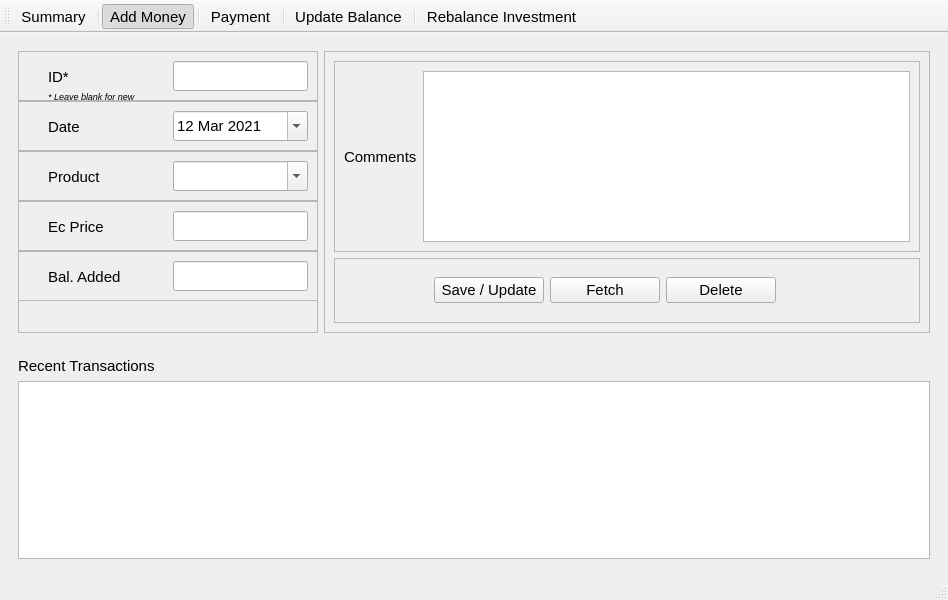
<?xml version="1.0" encoding="UTF-8"?>
<ui version="4.0">
 <class>MainWindow</class>
 <widget class="QMainWindow" name="MainWindow">
  <property name="geometry">
   <rect>
    <x>0</x>
    <y>0</y>
    <width>948</width>
    <height>600</height>
   </rect>
  </property>
  <property name="font">
   <font>
    <family>Segoe UI</family>
    <pointsize>11</pointsize>
   </font>
  </property>
  <property name="windowTitle">
   <string>Mobile Recharge Tracker</string>
  </property>
  <widget class="QWidget" name="centralwidget">
   <layout class="QHBoxLayout" name="horizontalLayout">
    <item>
     <layout class="QVBoxLayout" name="verticalLayout">
      <item>
       <widget class="QWidget" name="wid1_topSection" native="true">
        <property name="sizePolicy">
         <sizepolicy hsizetype="Expanding" vsizetype="Fixed">
          <horstretch>0</horstretch>
          <verstretch>0</verstretch>
         </sizepolicy>
        </property>
        <property name="minimumSize">
         <size>
          <width>0</width>
          <height>300</height>
         </size>
        </property>
        <property name="maximumSize">
         <size>
          <width>16777215</width>
          <height>300</height>
         </size>
        </property>
        <property name="autoFillBackground">
         <bool>false</bool>
        </property>
        <layout class="QHBoxLayout" name="horizontalLayout_2">
         <item>
          <widget class="QFrame" name="frame1_left">
           <property name="sizePolicy">
            <sizepolicy hsizetype="Fixed" vsizetype="Preferred">
             <horstretch>0</horstretch>
             <verstretch>0</verstretch>
            </sizepolicy>
           </property>
           <property name="minimumSize">
            <size>
             <width>300</width>
             <height>0</height>
            </size>
           </property>
           <property name="maximumSize">
            <size>
             <width>300</width>
             <height>16777215</height>
            </size>
           </property>
           <property name="sizeIncrement">
            <size>
             <width>0</width>
             <height>0</height>
            </size>
           </property>
           <property name="frameShape">
            <enum>QFrame::StyledPanel</enum>
           </property>
           <property name="frameShadow">
            <enum>QFrame::Raised</enum>
           </property>
           <widget class="QFrame" name="qf1_ID">
            <property name="geometry">
             <rect>
              <x>0</x>
              <y>0</y>
              <width>300</width>
              <height>50</height>
             </rect>
            </property>
            <property name="sizePolicy">
             <sizepolicy hsizetype="Preferred" vsizetype="Preferred">
              <horstretch>0</horstretch>
              <verstretch>0</verstretch>
             </sizepolicy>
            </property>
            <property name="frameShape">
             <enum>QFrame::StyledPanel</enum>
            </property>
            <property name="frameShadow">
             <enum>QFrame::Raised</enum>
            </property>
            <widget class="QLabel" name="label_ID">
             <property name="geometry">
              <rect>
               <x>30</x>
               <y>3</y>
               <width>120</width>
               <height>45</height>
              </rect>
             </property>
             <property name="text">
              <string>ID*</string>
             </property>
            </widget>
            <widget class="QLineEdit" name="lineEdit_ID">
             <property name="geometry">
              <rect>
               <x>155</x>
               <y>10</y>
               <width>135</width>
               <height>30</height>
              </rect>
             </property>
            </widget>
            <widget class="QLabel" name="label_ID_2">
             <property name="geometry">
              <rect>
               <x>30</x>
               <y>30</y>
               <width>120</width>
               <height>30</height>
              </rect>
             </property>
             <property name="font">
              <font>
               <pointsize>7</pointsize>
               <italic>true</italic>
              </font>
             </property>
             <property name="text">
              <string>* Leave blank for new</string>
             </property>
            </widget>
           </widget>
           <widget class="QFrame" name="qf2_Date">
            <property name="geometry">
             <rect>
              <x>0</x>
              <y>50</y>
              <width>300</width>
              <height>50</height>
             </rect>
            </property>
            <property name="sizePolicy">
             <sizepolicy hsizetype="Preferred" vsizetype="Preferred">
              <horstretch>0</horstretch>
              <verstretch>0</verstretch>
             </sizepolicy>
            </property>
            <property name="frameShape">
             <enum>QFrame::StyledPanel</enum>
            </property>
            <property name="frameShadow">
             <enum>QFrame::Raised</enum>
            </property>
            <widget class="QLabel" name="alabel_Date">
             <property name="geometry">
              <rect>
               <x>30</x>
               <y>3</y>
               <width>120</width>
               <height>45</height>
              </rect>
             </property>
             <property name="text">
              <string>Date</string>
             </property>
            </widget>
            <widget class="QDateEdit" name="dateEdit">
             <property name="geometry">
              <rect>
               <x>155</x>
               <y>10</y>
               <width>135</width>
               <height>30</height>
              </rect>
             </property>
             <property name="sizePolicy">
              <sizepolicy hsizetype="Expanding" vsizetype="Fixed">
               <horstretch>0</horstretch>
               <verstretch>0</verstretch>
              </sizepolicy>
             </property>
             <property name="dateTime">
              <datetime>
               <hour>0</hour>
               <minute>0</minute>
               <second>0</second>
               <year>2021</year>
               <month>3</month>
               <day>12</day>
              </datetime>
             </property>
             <property name="minimumDate">
              <date>
               <year>2020</year>
               <month>1</month>
               <day>1</day>
              </date>
             </property>
             <property name="calendarPopup">
              <bool>true</bool>
             </property>
            </widget>
           </widget>
           <widget class="QFrame" name="qf3_Product">
            <property name="geometry">
             <rect>
              <x>0</x>
              <y>100</y>
              <width>300</width>
              <height>50</height>
             </rect>
            </property>
            <property name="sizePolicy">
             <sizepolicy hsizetype="Preferred" vsizetype="Preferred">
              <horstretch>0</horstretch>
              <verstretch>0</verstretch>
             </sizepolicy>
            </property>
            <property name="frameShape">
             <enum>QFrame::StyledPanel</enum>
            </property>
            <property name="frameShadow">
             <enum>QFrame::Raised</enum>
            </property>
            <widget class="QLabel" name="alabel_Product">
             <property name="geometry">
              <rect>
               <x>30</x>
               <y>3</y>
               <width>120</width>
               <height>45</height>
              </rect>
             </property>
             <property name="text">
              <string>Product</string>
             </property>
            </widget>
            <widget class="QLineEdit" name="lineEdit_Product">
             <property name="geometry">
              <rect>
               <x>155</x>
               <y>10</y>
               <width>135</width>
               <height>30</height>
              </rect>
             </property>
            </widget>
            <widget class="QComboBox" name="comboBox">
             <property name="geometry">
              <rect>
               <x>155</x>
               <y>10</y>
               <width>135</width>
               <height>30</height>
              </rect>
             </property>
             <property name="sizePolicy">
              <sizepolicy hsizetype="Expanding" vsizetype="Fixed">
               <horstretch>0</horstretch>
               <verstretch>0</verstretch>
              </sizepolicy>
             </property>
             <property name="editable">
              <bool>true</bool>
             </property>
             <property name="modelColumn">
              <number>0</number>
             </property>
            </widget>
           </widget>
           <widget class="QFrame" name="qf4_EcPrice">
            <property name="geometry">
             <rect>
              <x>0</x>
              <y>150</y>
              <width>300</width>
              <height>50</height>
             </rect>
            </property>
            <property name="sizePolicy">
             <sizepolicy hsizetype="Preferred" vsizetype="Preferred">
              <horstretch>0</horstretch>
              <verstretch>0</verstretch>
             </sizepolicy>
            </property>
            <property name="frameShape">
             <enum>QFrame::StyledPanel</enum>
            </property>
            <property name="frameShadow">
             <enum>QFrame::Raised</enum>
            </property>
            <widget class="QLabel" name="label_EcPrice">
             <property name="geometry">
              <rect>
               <x>30</x>
               <y>3</y>
               <width>120</width>
               <height>45</height>
              </rect>
             </property>
             <property name="text">
              <string>Ec Price</string>
             </property>
            </widget>
            <widget class="QLineEdit" name="lineEdit_EcPrice">
             <property name="geometry">
              <rect>
               <x>155</x>
               <y>10</y>
               <width>135</width>
               <height>30</height>
              </rect>
             </property>
            </widget>
           </widget>
           <widget class="QFrame" name="qf5_balAdded">
            <property name="geometry">
             <rect>
              <x>0</x>
              <y>200</y>
              <width>300</width>
              <height>50</height>
             </rect>
            </property>
            <property name="sizePolicy">
             <sizepolicy hsizetype="Preferred" vsizetype="Preferred">
              <horstretch>0</horstretch>
              <verstretch>0</verstretch>
             </sizepolicy>
            </property>
            <property name="frameShape">
             <enum>QFrame::StyledPanel</enum>
            </property>
            <property name="frameShadow">
             <enum>QFrame::Raised</enum>
            </property>
            <widget class="QLabel" name="label_balAdded">
             <property name="geometry">
              <rect>
               <x>30</x>
               <y>3</y>
               <width>120</width>
               <height>45</height>
              </rect>
             </property>
             <property name="text">
              <string>Bal. Added</string>
             </property>
            </widget>
            <widget class="QLineEdit" name="lineEdit_balAdded">
             <property name="geometry">
              <rect>
               <x>155</x>
               <y>10</y>
               <width>135</width>
               <height>30</height>
              </rect>
             </property>
            </widget>
           </widget>
          </widget>
         </item>
         <item>
          <widget class="QFrame" name="frame2_right">
           <property name="frameShape">
            <enum>QFrame::StyledPanel</enum>
           </property>
           <property name="frameShadow">
            <enum>QFrame::Raised</enum>
           </property>
           <layout class="QVBoxLayout" name="verticalLayout_2">
            <item>
             <widget class="QFrame" name="frame">
              <property name="frameShape">
               <enum>QFrame::StyledPanel</enum>
              </property>
              <property name="frameShadow">
               <enum>QFrame::Raised</enum>
              </property>
              <layout class="QHBoxLayout" name="horizontalLayout_5">
               <item>
                <widget class="QLabel" name="label">
                 <property name="text">
                  <string>Comments</string>
                 </property>
                </widget>
               </item>
               <item>
                <widget class="QTextEdit" name="textEdit"/>
               </item>
              </layout>
             </widget>
            </item>
            <item>
             <widget class="QFrame" name="frame_2">
              <property name="sizePolicy">
               <sizepolicy hsizetype="Preferred" vsizetype="Fixed">
                <horstretch>0</horstretch>
                <verstretch>0</verstretch>
               </sizepolicy>
              </property>
              <property name="minimumSize">
               <size>
                <width>0</width>
                <height>65</height>
               </size>
              </property>
              <property name="maximumSize">
               <size>
                <width>16777215</width>
                <height>65</height>
               </size>
              </property>
              <property name="frameShape">
               <enum>QFrame::StyledPanel</enum>
              </property>
              <property name="frameShadow">
               <enum>QFrame::Raised</enum>
              </property>
              <layout class="QHBoxLayout" name="horizontalLayout_4">
               <item>
                <spacer name="horizontalSpacer">
                 <property name="orientation">
                  <enum>Qt::Horizontal</enum>
                 </property>
                 <property name="sizeType">
                  <enum>QSizePolicy::Fixed</enum>
                 </property>
                 <property name="sizeHint" stdset="0">
                  <size>
                   <width>90</width>
                   <height>20</height>
                  </size>
                 </property>
                </spacer>
               </item>
               <item>
                <widget class="QPushButton" name="btn1_sav">
                 <property name="sizePolicy">
                  <sizepolicy hsizetype="Minimum" vsizetype="Fixed">
                   <horstretch>0</horstretch>
                   <verstretch>0</verstretch>
                  </sizepolicy>
                 </property>
                 <property name="minimumSize">
                  <size>
                   <width>110</width>
                   <height>0</height>
                  </size>
                 </property>
                 <property name="text">
                  <string>Save / Update</string>
                 </property>
                </widget>
               </item>
               <item>
                <widget class="QPushButton" name="btn2_fetch">
                 <property name="minimumSize">
                  <size>
                   <width>110</width>
                   <height>0</height>
                  </size>
                 </property>
                 <property name="text">
                  <string>Fetch</string>
                 </property>
                </widget>
               </item>
               <item>
                <widget class="QPushButton" name="btn3_delete">
                 <property name="minimumSize">
                  <size>
                   <width>110</width>
                   <height>0</height>
                  </size>
                 </property>
                 <property name="text">
                  <string>Delete</string>
                 </property>
                </widget>
               </item>
               <item>
                <spacer name="horizontalSpacer_2">
                 <property name="orientation">
                  <enum>Qt::Horizontal</enum>
                 </property>
                 <property name="sizeHint" stdset="0">
                  <size>
                   <width>40</width>
                   <height>20</height>
                  </size>
                 </property>
                </spacer>
               </item>
              </layout>
             </widget>
            </item>
           </layout>
          </widget>
         </item>
        </layout>
       </widget>
      </item>
      <item>
       <widget class="QWidget" name="wid2_bottomSection" native="true">
        <layout class="QVBoxLayout" name="verticalLayout_3">
         <item>
          <widget class="QLabel" name="label_2">
           <property name="text">
            <string>Recent Transactions</string>
           </property>
          </widget>
         </item>
         <item>
          <widget class="QTableWidget" name="tableWidget"/>
         </item>
        </layout>
       </widget>
      </item>
     </layout>
    </item>
   </layout>
  </widget>
  <widget class="QStatusBar" name="statusbar"/>
  <widget class="QToolBar" name="toolBar">
   <property name="windowTitle">
    <string>toolBar</string>
   </property>
   <property name="allowedAreas">
    <set>Qt::AllToolBarAreas</set>
   </property>
   <property name="toolButtonStyle">
    <enum>Qt::ToolButtonTextOnly</enum>
   </property>
   <attribute name="toolBarArea">
    <enum>TopToolBarArea</enum>
   </attribute>
   <attribute name="toolBarBreak">
    <bool>false</bool>
   </attribute>
   <addaction name="tool_summary"/>
   <addaction name="separator"/>
   <addaction name="tool_addMoney"/>
   <addaction name="separator"/>
   <addaction name="tool_payment"/>
   <addaction name="separator"/>
   <addaction name="tool_updateBalance"/>
   <addaction name="separator"/>
   <addaction name="tool_rebalanceInvestment"/>
  </widget>
  <action name="tool_addMoney">
   <property name="checkable">
    <bool>true</bool>
   </property>
   <property name="checked">
    <bool>true</bool>
   </property>
   <property name="text">
    <string>Add Money</string>
   </property>
  </action>
  <action name="tool_payment">
   <property name="checkable">
    <bool>true</bool>
   </property>
   <property name="text">
    <string>Payment</string>
   </property>
  </action>
  <action name="tool_updateBalance">
   <property name="checkable">
    <bool>true</bool>
   </property>
   <property name="text">
    <string>Update Balance</string>
   </property>
  </action>
  <action name="tool_rebalanceInvestment">
   <property name="checkable">
    <bool>true</bool>
   </property>
   <property name="text">
    <string>Rebalance Investment</string>
   </property>
  </action>
  <action name="tool_summary">
   <property name="checkable">
    <bool>true</bool>
   </property>
   <property name="checked">
    <bool>false</bool>
   </property>
   <property name="text">
    <string>Summary</string>
   </property>
  </action>
 </widget>
 <resources/>
 <connections/>
</ui>
